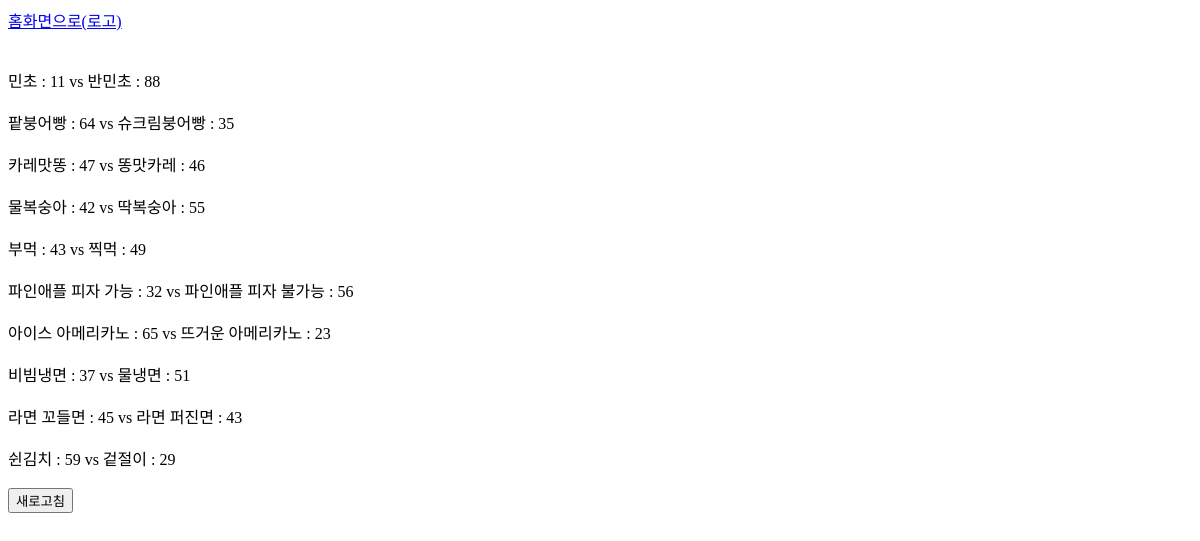
The page /main_page on the database as committed earlier.
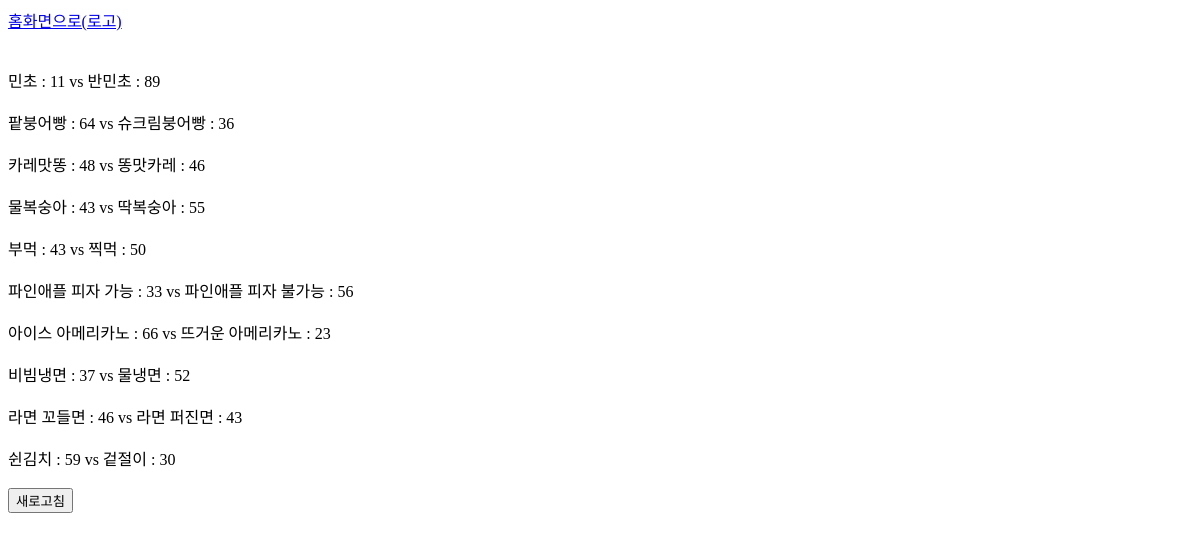
The same page on the database as committed later.
### polls/models.py (models this page shows, shortened)
class Vote(models.Model):
    vote_name = models.CharField(default = '',max_length=20)
    created = models.DateTimeField(default=timezone.now)

class Choice(models.Model):
    vote = models.ForeignKey(Vote,on_delete=models.CASCADE)
    name = models.CharField(max_length=20)
    count = models.IntegerField(default=0)
    powerful = models.BooleanField(default=False)
    def __str__(self):
        return self.name

### polls/views.py (the view)
# urls.py: path('main_page', main_page, name = "main_page"),
def main_page(request) :
    total_voted_number = Choice.objects.get(id=1).count +Choice.objects.get(id=2).count # 총 투표한 사람들의 수
    vote = Vote.objects.all()
    choice = Choice.objects.all()
    return render(request, 'main.html', {'vote':vote, 'choice':choice, 'total_voted_number' : total_voted_number })

### polls/templates/main.html
<html>
<head>
    <link href="static/css/main.css" type="text/css" rel="stylesheet">
</head>
<body>
<a href="{% url 'start_page' %}">홈화면으로(로고)</a><br>
{% for v in vote %}
    <br><br>
    {{v.choice_set.all.0}} : {{v.choice_set.all.0.count}} vs
    {{v.choice_set.all.1}} : {{v.choice_set.all.1.count}}
{% endfor %}
<br>
<br>
<button onClick="window.location.reload()">새로고침</button>
</body>

Rows that differ between the two databases and show on the page:
changed through a linked row, Vote "민초": choice_set.all.1.count "88" → "89"
changed through a linked row, Vote "팥붕어빵": choice_set.all.1.count "35" → "36"
changed through a linked row, Vote "카레맛똥": choice_set.all.0.count "47" → "48"
changed through a linked row, Vote "물복숭아": choice_set.all.0.count "42" → "43"
changed through a linked row, Vote "부먹": choice_set.all.1.count "49" → "50"
changed through a linked row, Vote "파인애플 피자 가능": choice_set.all.0.count "32" → "33"
changed through a linked row, Vote "아이스 아메리카노": choice_set.all.0.count "65" → "66"
changed through a linked row, Vote "비빔냉면": choice_set.all.1.count "51" → "52"
changed through a linked row, Vote "라면 꼬들면": choice_set.all.0.count "45" → "46"
changed through a linked row, Vote "쉰김치": choice_set.all.1.count "29" → "30"
